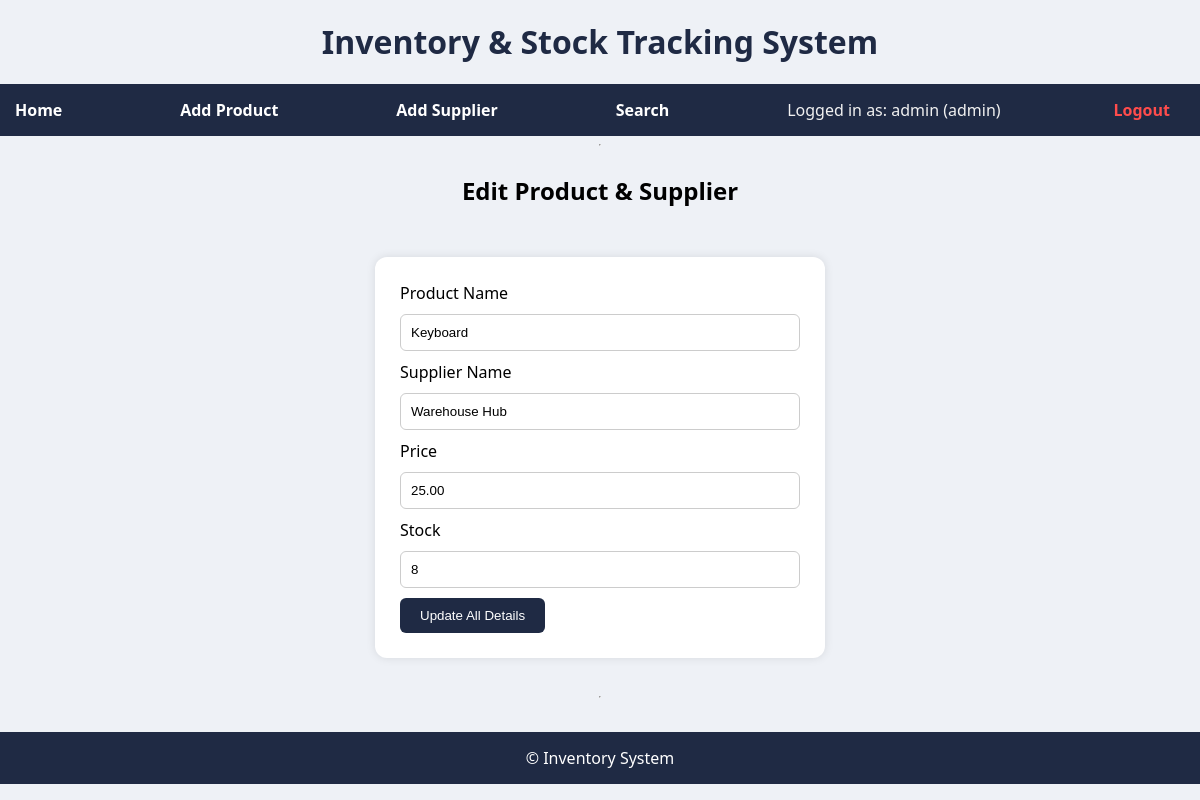
/edit.php?id=3 (signed in), run on the app's committed database.
### tables this page shows
CREATE TABLE products (
    id INT AUTO_INCREMENT PRIMARY KEY,
    product_name VARCHAR(100) NOT NULL,
    supplier_id INT,
    price DECIMAL(10,2),
    stock INT,
    added_by INT,
    FOREIGN KEY (supplier_id) REFERENCES suppliers(id),
    FOREIGN KEY (added_by) REFERENCES users(id)
);

CREATE TABLE suppliers (
    id INT AUTO_INCREMENT PRIMARY KEY,
    name VARCHAR(100) NOT NULL,
    email VARCHAR(100),
    phone VARCHAR(50),
    location VARCHAR(100)
);

### includes/functions.php (called while the page is built)
<?php
function e($data) {
    return htmlspecialchars($data, ENT_QUOTES, 'UTF-8');
}
?>

### public/edit.php (the view, shortened to what this page needs)
<?php
include("../config/db.php");
include("../includes/functions.php");
include("../includes/header.php");
$id = $_GET['id'];
$stmt = $conn->prepare("
    SELECT products.*, suppliers.name AS supplier_name
    FROM products
    LEFT JOIN suppliers ON products.supplier_id = suppliers.id
    WHERE products.id = ?
");
$stmt->bind_param("i", $id);
$stmt->execute();
$product = $stmt->get_result()->fetch_assoc();
?>
<h2>Edit Product & Supplier</h2>
<form method="post">
    <label>Product Name</label>
    <input type="text" name="name"
           value="<?= e($product['product_name']) ?>" required>
    <label>Supplier Name</label>
    <input type="text" name="supplier_name"
           value="<?= e($product['supplier_name']) ?>" required>
    <label>Price</label>
    <input type="number" step="0.01" name="price"
           value="<?= e($product['price']) ?>" required>
    <label>Stock</label>
    <input type="number" name="stock"
           value="<?= e($product['stock']) ?>" required>
    <button>Update All Details</button>
</form>
<?php include("../includes/footer.php"); ?>

### assets/css/style.css (style rules this page uses)
* { box-sizing: border-box; }
body { margin: 0; font-family: 'Segoe UI', Arial, sans-serif; background: #eef1f6; display: flex; flex-direction: column; min-height: 100vh; }
form { width: 450px; margin: 30px auto; background: white; padding: 25px; border-radius: 12px; box-shadow: 0 0 10px rgba(0,0,0,0.1); }
input, select { width: 100%; padding: 10px; margin: 10px 0; border: 1px solid #ccc; border-radius: 6px; }
button { padding: 10px 20px; border: none; background: #1f2a44; color: white; border-radius: 6px; cursor: pointer; }
h2 { text-align: center; }

### data on the page
products: name "Keyboard", supplier_name "Warehouse Hub", price "25.00", stock "8"

### other printed values
$_SESSION['user'] "admin"
$_SESSION['role'] "admin"
